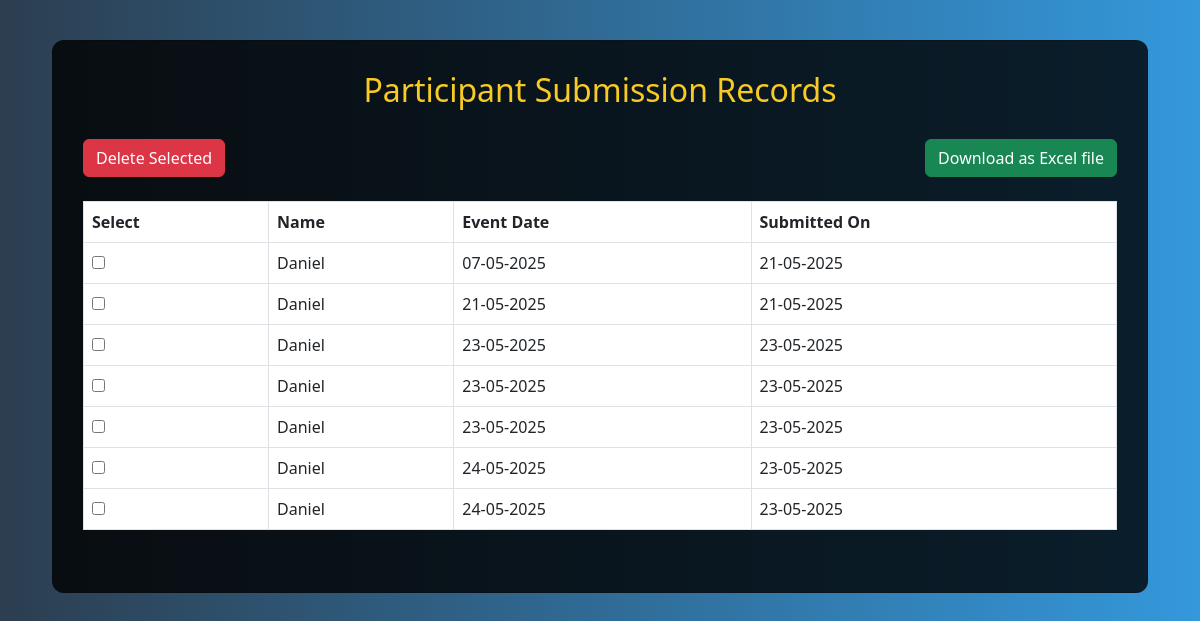
Page /dashboard on the earlier database version.
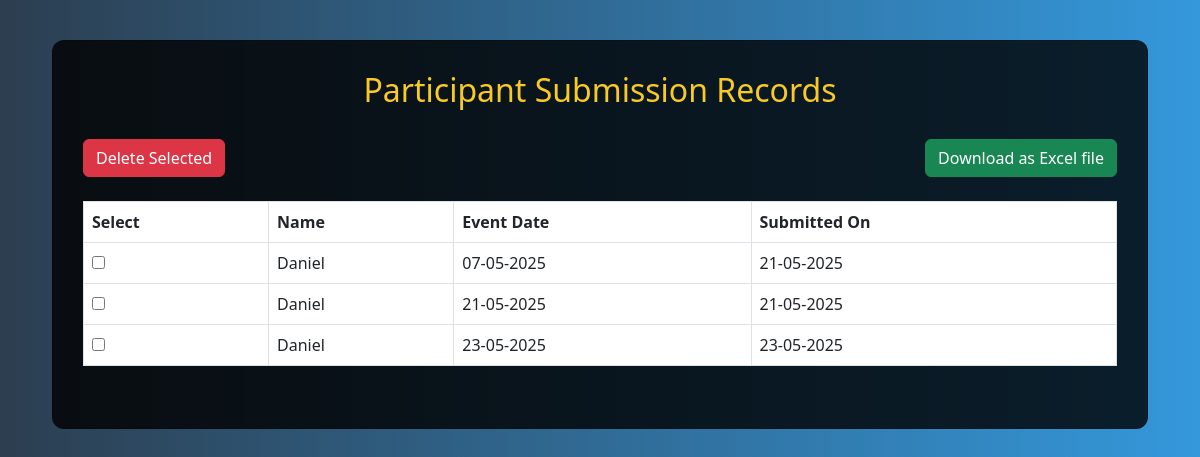
Same page on the later database version.
### app.py (models this page shows)
class ParticipantSummary(db.Model):
    __tablename__ = 'participant_summary'
    id = db.Column(db.Integer, primary_key=True, autoincrement=True)
    serial_no = db.Column(db.String(50), unique=True, nullable=False)
    participant_name = db.Column(db.String(100), nullable=False)
    event_date = db.Column(db.Date, nullable=False)
    submitted_on = db.Column(db.DateTime, nullable=False, default=datetime.utcnow)

### app.py (the view)
@app.route('/dashboard')
def dashboard():
    participants = ParticipantSummary.query.order_by(ParticipantSummary.event_date.asc()).all()
    return render_template('dashboard.html', participants=participants)

### templates/dashboard.html (shortened to what this page needs)
<!DOCTYPE html>
<html lang="en">
<head>
  <link href="https://cdn.jsdelivr.net/npm/bootstrap@5.3.0/dist/css/bootstrap.min.css" rel="stylesheet">
</head>
<body>
  <div class="container-fluid">
  <div class="card">
    <h2>Participant Submission Records</h2>
    <form id="deleteSelectedForm" method="POST" action="/delete-selected" onsubmit="return confirm('Delete selected records?');" class="mb-3">
      <div class="d-flex justify-content-between mb-3 flex-wrap">
        <button type="submit" class="btn btn-danger mb-2">Delete Selected</button>
        <a href="/download-excel" class="btn btn-success mb-2">Download as Excel file</a>
      </div>
      <div class="table-responsive">
        <table class="table table-bordered table-hover">
          <thead>
            <tr>
              <th>Select</th>
              <th>Name</th>
              <th>Event Date</th>
              <th>Submitted On</th>
            </tr>
          </thead>
          <tbody>
            {% for p in participants %}
            <tr>
              <td><input type="checkbox" name="delete_ids" value="{{ p.id }}"></td>
              <td>{{ p.participant_name }}</td>
              <td>{{ p.event_date.strftime('%d-%m-%Y') }}</td>
              <td>{{ p.submitted_on.strftime('%d-%m-%Y') }}</td>
            </tr>
            {% endfor %}
          </tbody>
        </table>
      </div>
    </form>
  </div>
</div>
</body>
</html>

### templates/dashboard.html (style rules this page uses)
body { background: linear-gradient(to right, #2c3e50, #3498db); color: white; padding: 40px; font-family: 'Segoe UI', sans-serif; }
.card { background-color: rgba(0, 0, 0, 0.8); padding: 30px; border-radius: 12px; }
h2 { text-align: center; margin-bottom: 30px; color: #f9ca24; }
table { background-color: white; color: black; }
thead { background-color: #007bff; color: white; }

Differences in the rows shown:
removed ParticipantSummary: participant_name "Daniel", event_date "23-05-2025", submitted_on "23-05-2025"
removed ParticipantSummary: participant_name "Daniel", event_date "23-05-2025", submitted_on "23-05-2025"
removed ParticipantSummary: participant_name "Daniel", event_date "24-05-2025", submitted_on "23-05-2025"
removed ParticipantSummary: participant_name "Daniel", event_date "24-05-2025", submitted_on "23-05-2025"
